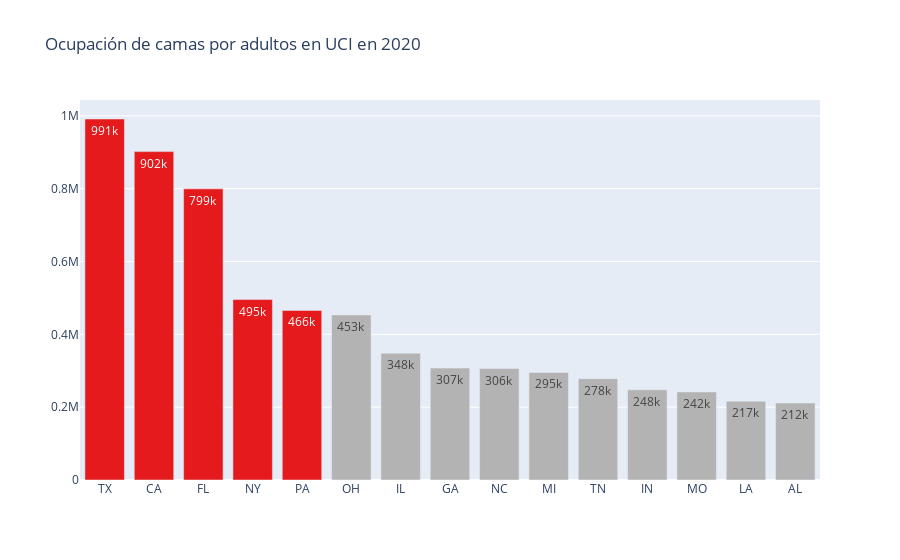

Here is the notebook cell this chart was saved with:
### Code cell
num_states03 = 15
colors03 = ['rgb(179,179,179)']*num_states03
colors03[:5] = ['rgb(228,26,28)']*5
fig03 = go.Figure()
trace03 = go.Bar(x = table03.head(num_states03)['Estado'], 
                y = table03.head(num_states03)['Ocupación de camas por adultos en UCI'],
                marker_color = colors03, text=table03.head(num_states03)['Ocupación de camas por adultos en UCI'])
fig03.add_trace(trace03)
fig03.update_layout(title='Ocupación de camas por adultos en UCI en 2020')
fig03.update_traces(texttemplate='%{text:.3s}', textposition='auto')

### Figure 1 — Plotly figure (JSON) as saved in the notebook; plotly's stock layout.template omitted (floating-point values rounded to 4 significant figures)
{"data": [{"marker": {"color": ["rgb(228,26,28)", "rgb(228,26,28)", "rgb(228,26,28)", "rgb(228,26,28)", "rgb(228,26,28)", "rgb(179,179,179)", "rgb(179,179,179)", "rgb(179,179,179)", "rgb(179,179,179)", "rgb(179,179,179)", "rgb(179,179,179)", "rgb(179,179,179)", "rgb(179,179,179)", "rgb(179,179,179)", "rgb(179,179,179)"]}, "text": [991193, 901654, 799387, 495372, 465537, 453317, 348278, 307411, 305983, 295420, 278178, 247611, 241837, 216557, 211593], "textposition": "auto", "texttemplate": "%{text:.3s}", "type": "bar", "x": ["TX", "CA", "FL", "NY", "PA", "OH", "IL", "GA", "NC", "MI", "TN", "IN", "MO", "LA", "AL"], "y": [991193, 901654, 799387, 495372, 465537, 453317, 348278, 307411, 305983, 295420, 278178, 247611, 241837, 216557, 211593]}], "layout": {"title": {"text": "Ocupación de camas por adultos en UCI en 2020"}}}
